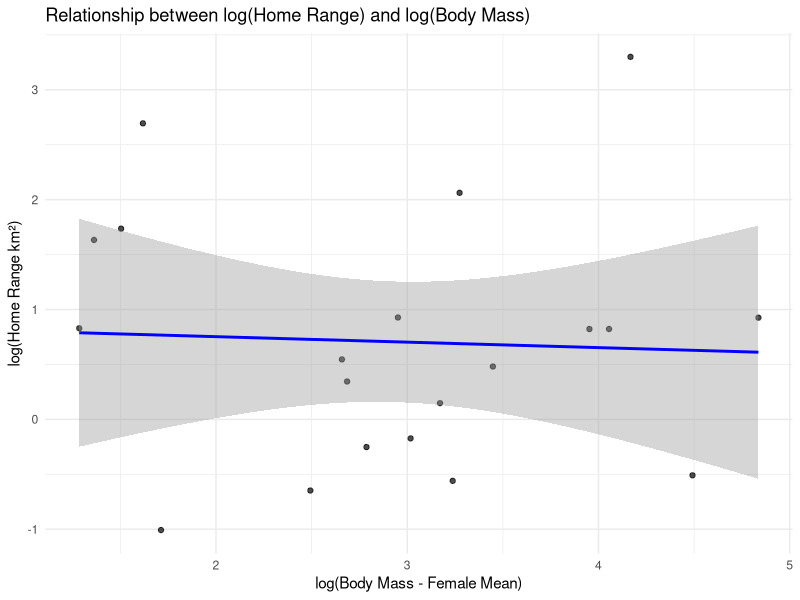
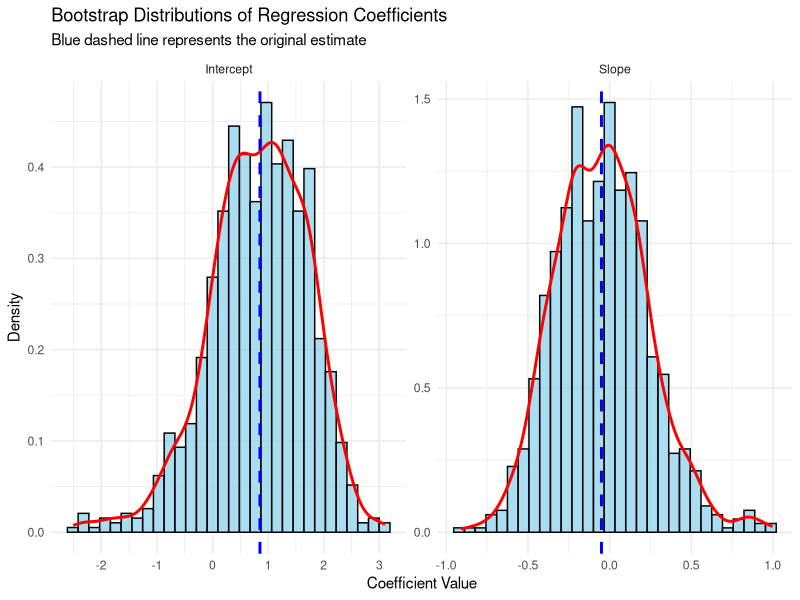

Reproduce these figures in R, in order.
## ---- chunk 1
library(tidyverse)
library(boot)
library(knitr)
library(broom)
## ---- chunk 2
github_url <- "https://github.com/fuzzyatelin/fuzzyatelin.github.io/blob/master/AN588_Fall23/KamilarAndCooperData.csv"
## ---- chunk 3
data <- data.frame(
    Species = paste0("Species", 1:20),
    HomeRange_km2 = exp(rnorm(20, 1, 1)),
    Body_mass_female_mean = exp(rnorm(20, 3, 0.8))
  )
data
## ---- chunk 4
data$log_homerange <- log(data$HomeRange_km2)
data$log_bodymass <- log(data$Body_mass_female_mean)
## ---- chunk 5
model <- lm(log_homerange ~ log_bodymass, data = data)
## ---- chunk 6
# Extract original coefficients and standard errors
original_coef <- coef(model)
original_se <- coef(summary(model))[, "Std. Error"]

# Calculate 95% confidence intervals using the t-distribution
original_ci <- confint(model, level = 0.95)
## ---- chunk 7
ggplot(data, aes(x = log_bodymass, y = log_homerange)) +
  geom_point(alpha = 0.7) +
  geom_smooth(method = "lm", se = TRUE, color = "blue") +
  labs(
    title = "Relationship between log(Home Range) and log(Body Mass)",
    x = "log(Body Mass - Female Mean)",
    y = "log(Home Range km²)"
  ) +
  theme_minimal()
## ---- chunk 8
# Define function to be used with boot() to get coefficients
boot_coef <- function(data, indices) {
  # Sample with replacement
  d <- data[indices, ]
  
  # Fit the model
  fit <- lm(log_homerange ~ log_bodymass, data = d)
  
  # Return coefficients
  return(coef(fit))
}
## ---- chunk 9
# Set seed for reproducibility
set.seed(123)
## ---- chunk 10
# Run bootstrap with 1000 replications
boot_results <- boot(data = data, 
                     statistic = boot_coef, 
                     R = 1000)
boot_results
## ---- chunk 11
# Extract bootstrap estimates
boot_intercepts <- boot_results$t[, 1]
boot_slopes <- boot_results$t[, 2]

# Calculate bootstrap standard errors
boot_se_intercept <- sd(boot_intercepts)
boot_se_slope <- sd(boot_slopes)

# Calculate bootstrap 95% confidence intervals
boot_ci_intercept <- quantile(boot_intercepts, c(0.025, 0.975))
boot_ci_slope <- quantile(boot_slopes, c(0.025, 0.975))
## ---- chunk 12
# Create summary table of bootstrap results
boot_summary <- data.frame(
  Coefficient = c("(Intercept)", "log_bodymass"),
  Bootstrap_Estimate = c(mean(boot_intercepts), mean(boot_slopes)),
  Bootstrap_SE = c(boot_se_intercept, boot_se_slope),
  Bootstrap_CI_Lower = c(boot_ci_intercept[1], boot_ci_slope[1]),
  Bootstrap_CI_Upper = c(boot_ci_intercept[2], boot_ci_slope[2])
)
boot_summary
## ---- chunk 13
# Create comparison table
comparison <- data.frame(
  Coefficient = c("(Intercept)", "log_bodymass"),
  Original_Estimate = original_coef,
  Bootstrap_Estimate = c(mean(boot_intercepts), mean(boot_slopes)),
  Original_SE = original_se,
  Bootstrap_SE = c(boot_se_intercept, boot_se_slope),
  SE_Difference = c(original_se[1] - boot_se_intercept, original_se[2] - boot_se_slope),
  Original_CI_Lower = original_ci[,1],
  Bootstrap_CI_Lower = c(boot_ci_intercept[1], boot_ci_slope[1]),
  Original_CI_Upper = original_ci[,2],
  Bootstrap_CI_Upper = c(boot_ci_intercept[2], boot_ci_slope[2])
)
## ---- chunk 14
# Calculate percent differences
comparison$SE_Percent_Diff <- (comparison$Bootstrap_SE / comparison$Original_SE - 1) * 100
comparison$CI_Width_Original <- comparison$Original_CI_Upper - comparison$Original_CI_Lower
comparison$CI_Width_Bootstrap <- comparison$Bootstrap_CI_Upper - comparison$Bootstrap_CI_Lower
comparison$CI_Width_Percent_Diff <- (comparison$CI_Width_Bootstrap / comparison$CI_Width_Original - 1) * 100

# Display comparison results in a nice format
kable(comparison[, c("Coefficient", "Original_Estimate", "Bootstrap_Estimate", 
                      "Original_SE", "Bootstrap_SE", "SE_Percent_Diff")],
      caption = "Comparison of Estimates and Standard Errors",
      digits = 4)

kable(comparison[, c("Coefficient", "Original_CI_Lower", "Bootstrap_CI_Lower", 
                      "Original_CI_Upper", "Bootstrap_CI_Upper", 
                      "CI_Width_Original", "CI_Width_Bootstrap", "CI_Width_Percent_Diff")],
      caption = "Comparison of Confidence Intervals",
      digits = 4)
## ---- chunk 15
# Create dataframe for plotting
boot_intercept_df <- data.frame(Coefficient = "Intercept", Value = boot_intercepts)
boot_slope_df <- data.frame(Coefficient = "Slope", Value = boot_slopes)
boot_df <- rbind(boot_intercept_df, boot_slope_df)

# Plot histograms with original estimates marked
ggplot(boot_df, aes(x = Value)) +
  geom_histogram(aes(y = ..density..), bins = 30, fill = "skyblue", color = "black", alpha = 0.7) +
  geom_density(color = "red", linewidth = 1) +
  geom_vline(data = data.frame(Coefficient = c("Intercept", "Slope"), 
                               Value = c(original_coef[1], original_coef[2])),
             aes(xintercept = Value), color = "blue", linewidth = 1, linetype = "dashed") +
  facet_wrap(~ Coefficient, scales = "free") +
  labs(title = "Bootstrap Distributions of Regression Coefficients",
       subtitle = "Blue dashed line represents the original estimate",
       x = "Coefficient Value", 
       y = "Density") +
  theme_minimal()
